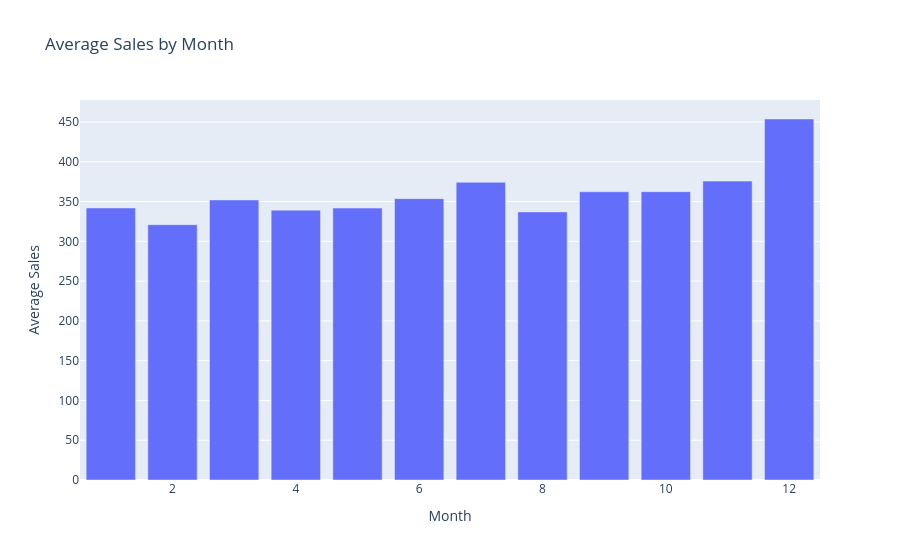

Here is the notebook cell this chart was saved with:
### Code cell
# Monthly sales trend
monthly_sales = df_train.groupby('month')['sales'].mean()
fig = px.bar(x=monthly_sales.index, y=monthly_sales.values, 
             title='Average Sales by Month', labels={'x': 'Month', 'y': 'Average Sales'})
fig.show()

### Figure 1 — Plotly figure (JSON) as saved in the notebook; plotly's stock layout.template omitted (floating-point values rounded to 4 significant figures)
{"data": [{"hovertemplate": "Month=%{x}<br>Average Sales=%{y}<extra></extra>", "legendgroup": "", "marker": {"color": "#636efa", "pattern": {"shape": ""}}, "name": "", "orientation": "v", "showlegend": false, "textposition": "auto", "type": "bar", "x": [1, 2, 3, 4, 5, 6, 7, 8, 9, 10, 11, 12], "xaxis": "x", "y": [341.9, 320.9, 352.0, 339.2, 341.8, 353.6, 374.2, 337.0, 362.3, 362.4, 375.7, 453.7], "yaxis": "y"}], "layout": {"barmode": "relative", "legend": {"tracegroupgap": 0}, "title": {"text": "Average Sales by Month"}, "xaxis": {"anchor": "y", "domain": [0, 1], "title": {"text": "Month"}}, "yaxis": {"anchor": "x", "domain": [0, 1], "title": {"text": "Average Sales"}}}}
